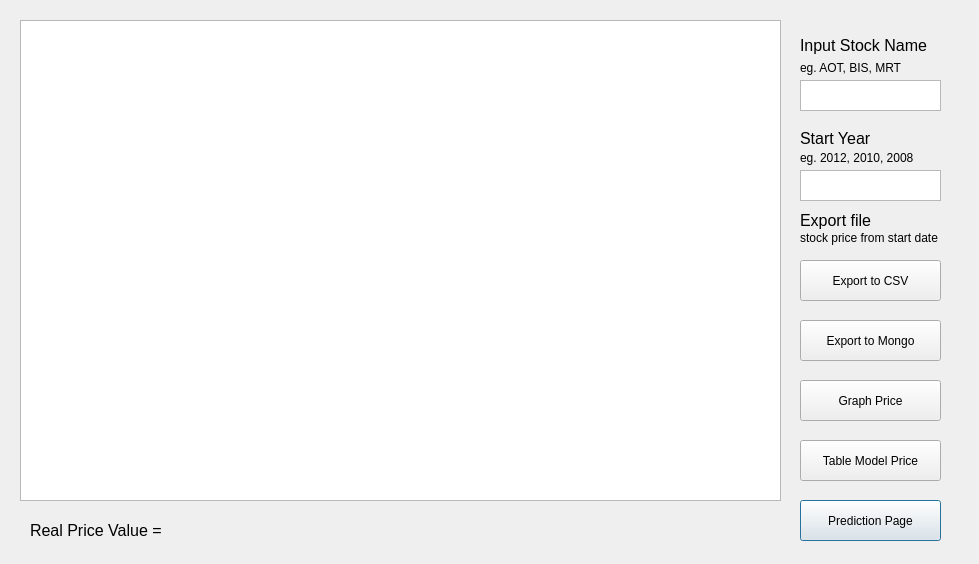
<?xml version="1.0" encoding="UTF-8"?>
<ui version="4.0">
 <class>Dialog</class>
 <widget class="QDialog" name="Dialog">
  <property name="geometry">
   <rect>
    <x>0</x>
    <y>0</y>
    <width>979</width>
    <height>564</height>
   </rect>
  </property>
  <property name="windowTitle">
   <string>Dialog</string>
  </property>
  <widget class="QTextEdit" name="txtStock">
   <property name="geometry">
    <rect>
     <x>800</x>
     <y>80</y>
     <width>141</width>
     <height>31</height>
    </rect>
   </property>
  </widget>
  <widget class="QPushButton" name="btnPredictionPage">
   <property name="geometry">
    <rect>
     <x>800</x>
     <y>500</y>
     <width>141</width>
     <height>41</height>
    </rect>
   </property>
   <property name="text">
    <string>Prediction Page</string>
   </property>
  </widget>
  <widget class="QLabel" name="label_3">
   <property name="geometry">
    <rect>
     <x>800</x>
     <y>30</y>
     <width>161</width>
     <height>31</height>
    </rect>
   </property>
   <property name="font">
    <font>
     <pointsize>12</pointsize>
    </font>
   </property>
   <property name="text">
    <string>Input Stock Name</string>
   </property>
  </widget>
  <widget class="QLabel" name="label_6">
   <property name="geometry">
    <rect>
     <x>800</x>
     <y>130</y>
     <width>151</width>
     <height>16</height>
    </rect>
   </property>
   <property name="font">
    <font>
     <pointsize>12</pointsize>
    </font>
   </property>
   <property name="text">
    <string>Start Year</string>
   </property>
  </widget>
  <widget class="QTextEdit" name="txtStartYear">
   <property name="geometry">
    <rect>
     <x>800</x>
     <y>170</y>
     <width>141</width>
     <height>31</height>
    </rect>
   </property>
  </widget>
  <widget class="QLabel" name="label">
   <property name="geometry">
    <rect>
     <x>800</x>
     <y>150</y>
     <width>131</width>
     <height>16</height>
    </rect>
   </property>
   <property name="text">
    <string>eg. 2012, 2010, 2008</string>
   </property>
  </widget>
  <widget class="QLabel" name="label_2">
   <property name="geometry">
    <rect>
     <x>800</x>
     <y>60</y>
     <width>131</width>
     <height>16</height>
    </rect>
   </property>
   <property name="text">
    <string>eg. AOT, BIS, MRT</string>
   </property>
  </widget>
  <widget class="QPushButton" name="btnExportCSV">
   <property name="geometry">
    <rect>
     <x>800</x>
     <y>260</y>
     <width>141</width>
     <height>41</height>
    </rect>
   </property>
   <property name="text">
    <string>Export to CSV</string>
   </property>
  </widget>
  <widget class="QLabel" name="label_4">
   <property name="geometry">
    <rect>
     <x>800</x>
     <y>200</y>
     <width>91</width>
     <height>41</height>
    </rect>
   </property>
   <property name="font">
    <font>
     <pointsize>12</pointsize>
    </font>
   </property>
   <property name="text">
    <string>Export file</string>
   </property>
  </widget>
  <widget class="QLabel" name="label_8">
   <property name="geometry">
    <rect>
     <x>800</x>
     <y>230</y>
     <width>151</width>
     <height>16</height>
    </rect>
   </property>
   <property name="text">
    <string>stock price from start date</string>
   </property>
  </widget>
  <widget class="QPushButton" name="btnExportMongo">
   <property name="geometry">
    <rect>
     <x>800</x>
     <y>320</y>
     <width>141</width>
     <height>41</height>
    </rect>
   </property>
   <property name="text">
    <string>Export to Mongo</string>
   </property>
  </widget>
  <widget class="QPushButton" name="btnGraphPrice">
   <property name="geometry">
    <rect>
     <x>800</x>
     <y>380</y>
     <width>141</width>
     <height>41</height>
    </rect>
   </property>
   <property name="text">
    <string>Graph Price</string>
   </property>
  </widget>
  <widget class="QLabel" name="label_5">
   <property name="geometry">
    <rect>
     <x>30</x>
     <y>520</y>
     <width>131</width>
     <height>21</height>
    </rect>
   </property>
   <property name="font">
    <font>
     <pointsize>12</pointsize>
    </font>
   </property>
   <property name="text">
    <string>Real Price Value =</string>
   </property>
  </widget>
  <widget class="QPushButton" name="btnTableModelPrice">
   <property name="geometry">
    <rect>
     <x>800</x>
     <y>440</y>
     <width>141</width>
     <height>41</height>
    </rect>
   </property>
   <property name="text">
    <string>Table Model Price</string>
   </property>
  </widget>
  <widget class="QLabel" name="lblRealPrice">
   <property name="geometry">
    <rect>
     <x>190</x>
     <y>510</y>
     <width>131</width>
     <height>21</height>
    </rect>
   </property>
   <property name="font">
    <font>
     <pointsize>12</pointsize>
    </font>
   </property>
   <property name="text">
    <string/>
   </property>
  </widget>
  <widget class="QGraphicsView" name="graphicsView">
   <property name="geometry">
    <rect>
     <x>20</x>
     <y>20</y>
     <width>761</width>
     <height>481</height>
    </rect>
   </property>
  </widget>
 </widget>
 <resources/>
 <connections/>
</ui>
